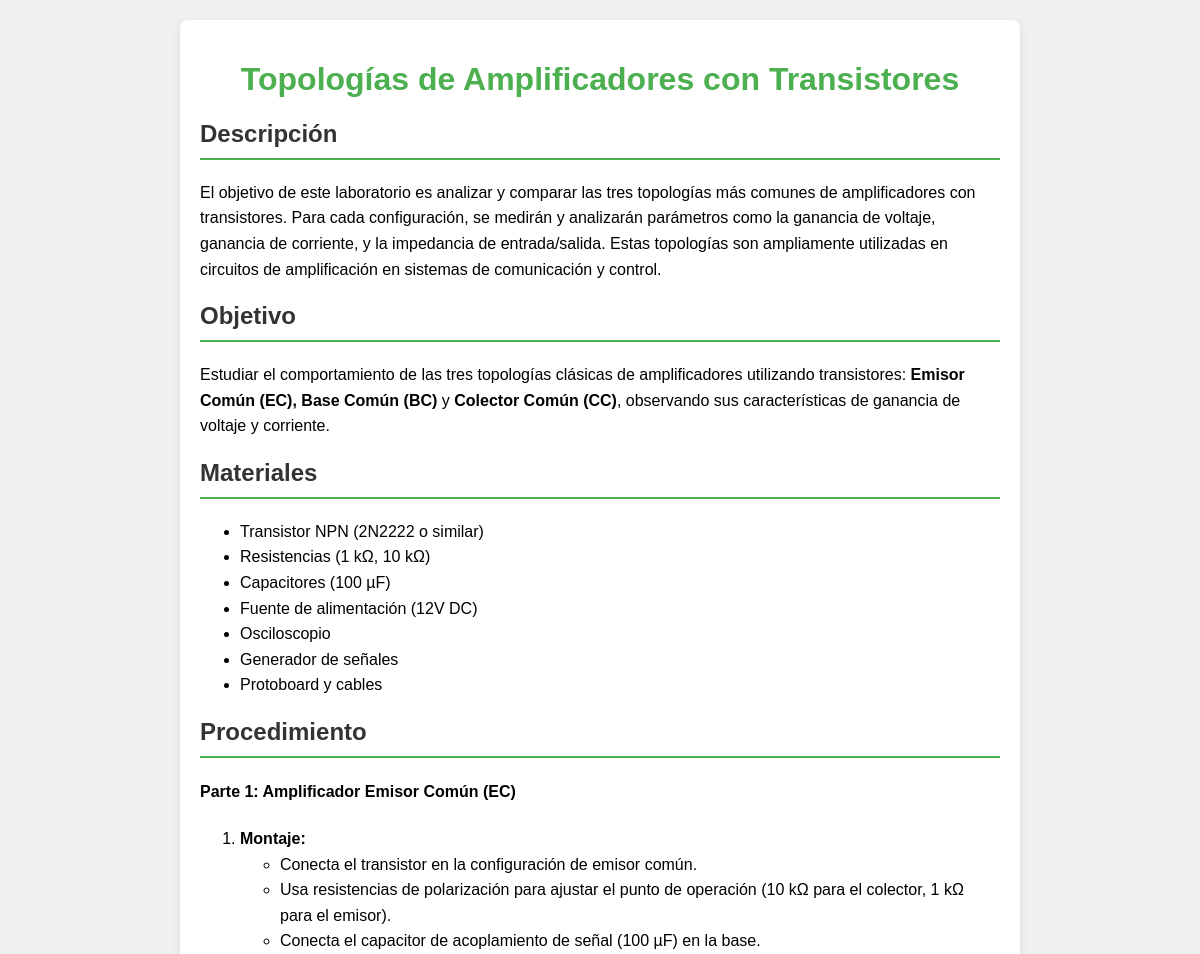
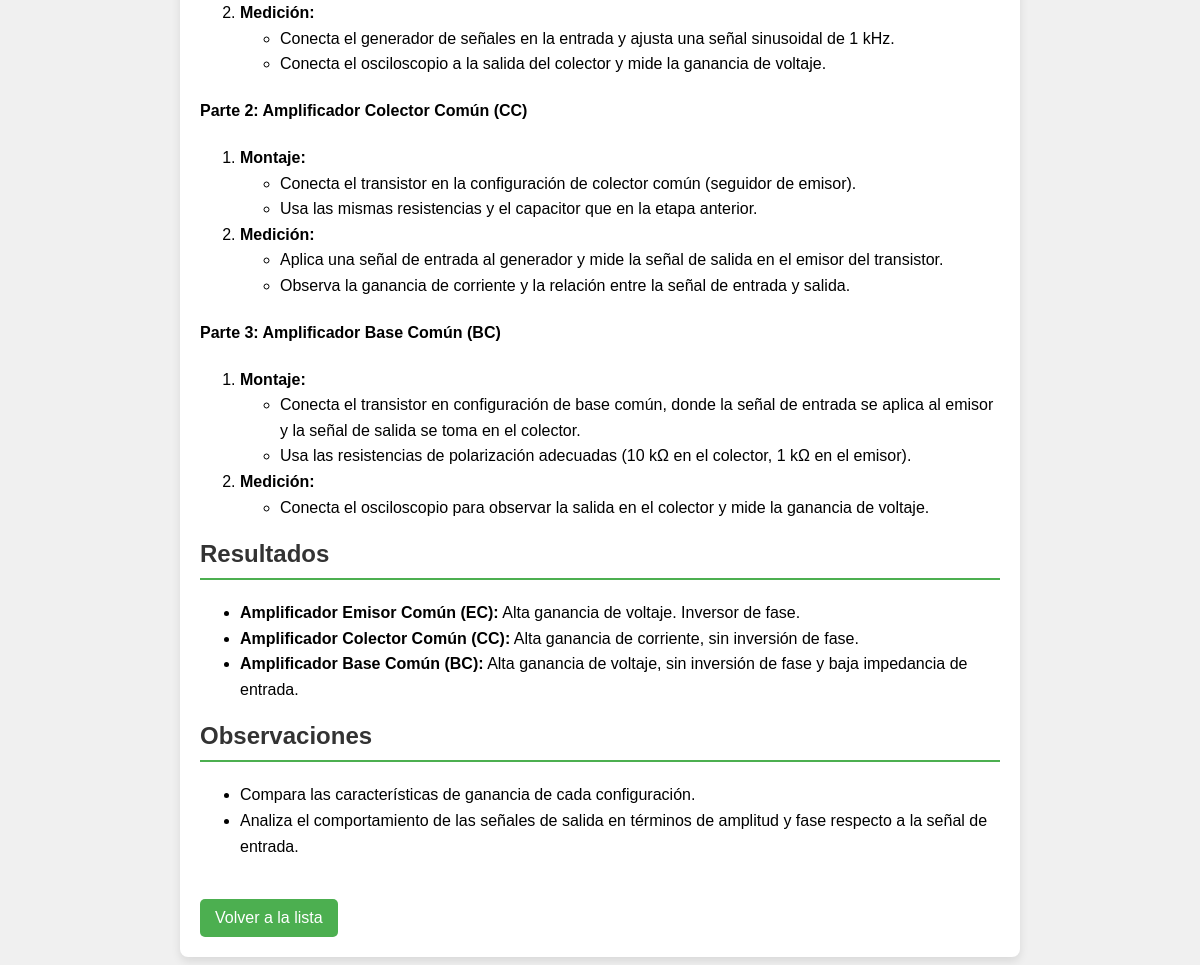
Screenshot of /laboratorios/laboratorios/8/ with the database file from the repository (2 pictures, top to bottom).
### laboratorios/models.py (models this page shows, shortened)
class Laboratorio(models.Model):
    titulo = models.CharField(max_length=200)  # Título del laboratorio
    descripcion = models.TextField(default='')            # Descripción detallada del laboratorio
    fecha = models.DateTimeField(default=timezone.now)                  # Fecha de realización
    objetivo = models.TextField(default='')                # Objetivo del laboratorio
    materiales = models.TextField(default='')              # Materiales necesarios
    procedimiento = models.TextField(default='')           # Pasos a seguir en el laboratorio
    resultados = models.TextField(null=True, blank=True)  # Resultados esperados
    observaciones = models.TextField(null=True, blank=True)  # Observaciones finales
    imagen = models.ImageField(upload_to='imagenes/laboratorios/', null=True, blank=True)

### laboratorios/views.py (the view)
# urls.py: path('laboratorios/<int:pk>/', LaboratorioDetailView.as_view(), name='laboratorio_detail'),
class LaboratorioDetailView(DetailView):
    model = Laboratorio
    template_name = 'laboratorios/laboratorio_detail.html'

### laboratorios/templates/laboratorios/laboratorio_detail.html (shortened to what this page needs)
{% load static %}
<!DOCTYPE html>
<html lang="es">
<head>
    <link rel="stylesheet" href="{% static 'laboratorios/css/laboratorio_details.css' %}">
</head>
<body>
    <div class="container">
        <header>
            <h1>{{ laboratorio.titulo }}</h1>
        </header>
        <section class="content">
            <h2>Descripción</h2>
            <div class="text-content">{{ laboratorio.descripcion|safe }}</div>
            <h2>Objetivo</h2>
            <div class="text-content">{{ laboratorio.objetivo|safe }}</div>
            <h2>Materiales</h2>
            <div class="text-content">{{ laboratorio.materiales|safe }}</div>
            <h2>Procedimiento</h2>
            <div class="text-content">{{ laboratorio.procedimiento|safe }}</div>
            <h2>Resultados</h2>
            <div class="text-content">{{ laboratorio.resultados|safe }}</div>
            <h2>Observaciones</h2>
            <div class="text-content">{{ laboratorio.observaciones|safe }}</div>
        </section>
        <footer>
            <a href="{% url 'lista_laboratorios' %}" class="back-button">Volver a la lista</a>
        </footer>
    </div>
</body>
</html>

### laboratorios/static/laboratorios/css/laboratorio_details.css (style rules this page uses)
body { font-family: Arial, sans-serif; background-color: #f0f0f0; margin: 0; padding: 20px; }
.container { max-width: 800px; margin: auto; background: white; border-radius: 8px; box-shadow: 0 4px 10px rgba(0, 0, 0, 0.1); padding: 20px; }
header { text-align: center; margin-bottom: 20px; }
h1 { color: #4CAF50; }
h2 { color: #333; border-bottom: 2px solid #4CAF50; padding-bottom: 10px; }
.text-content { margin-bottom: 20px; line-height: 1.6; }
.back-button { display: inline-block; margin-top: 20px; padding: 10px 15px; background-color: #4CAF50; color: white; text-decoration: none; border-radius: 5px; transition: background-color 0.3s; }

### rows the page displays
Laboratorio: titulo "Topologías de Amplificadores con Transistores", descripcion "El objetivo de este laboratorio es analizar y comparar las tres topologías más comunes de amplificadores con transistores. Para cada configuración, se medirán y analizarán parámetros como la ganancia de voltaje, ganancia de corriente, y la impedancia de entrada/salida. Estas topologías son ampliamente utilizadas en circuitos de amplificación en sistemas de comunicación y control.", objetivo "Estudiar el comportamiento de las tres topologías clásicas de amplificadores utilizando transistores: Emisor Común (EC), Base Común (BC) y Colector Común (CC) , observando sus características de ganancia de voltaje y corriente.", materiales "Transistor NPN (2N2222 o similar) Resistencias (1 kΩ, 10 kΩ) Capacitores (100 µF) Fuente de alimentación (12V DC) Osciloscopio Generador de señales Protoboard y cables", procedimiento "Parte 1: Amplificador Emisor Común (EC) Montaje: Conecta el transistor en la configuración de emisor común. Usa resistencias de polarización para ajustar el punto de operación (10 kΩ para el colector, 1 kΩ para el emisor). Conecta el capacitor de acoplamiento de señal (100 µF) en la base. Medición: Conecta el generador de señales en la entrada y ajusta una señal sinusoidal de 1 kHz. Conecta el osciloscopio a la salida del colector y mide la ganancia de voltaje. Parte 2: Amplificador Colector Común (CC) Montaje: Conecta el transistor en la configuración de colector común (seguidor de emisor). Usa las mismas resistencias y el capacitor que en la etapa anterior. Medición: Aplica una señal de…", resultados "Amplificador Emisor Común (EC): Alta ganancia de voltaje. Inversor de fase. Amplificador Colector Común (CC): Alta ganancia de corriente, sin inversión de fase. Amplificador Base Común (BC): Alta ganancia de voltaje, sin inversión de fase y baja impedancia de entrada.", observaciones "Compara las características de ganancia de cada configuración. Analiza el comportamiento de las señales de salida en términos de amplitud y fase respecto a la señal de entrada."
